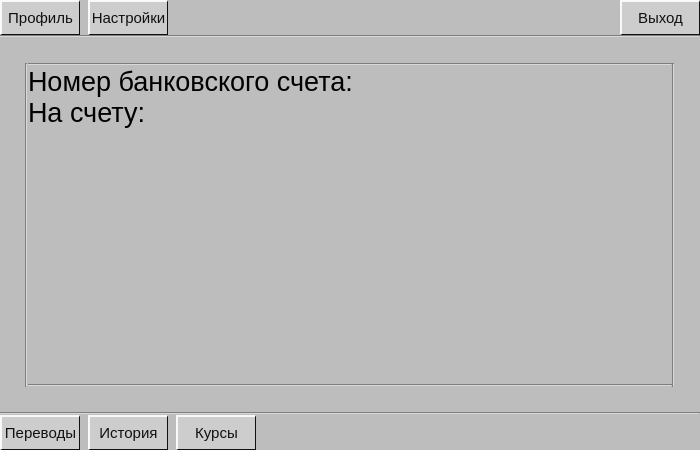
<?xml version="1.0" encoding="UTF-8"?>
<ui version="4.0">
 <class>mainw</class>
 <widget class="QWidget" name="mainw">
  <property name="geometry">
   <rect>
    <x>0</x>
    <y>0</y>
    <width>700</width>
    <height>450</height>
   </rect>
  </property>
  <property name="minimumSize">
   <size>
    <width>700</width>
    <height>450</height>
   </size>
  </property>
  <property name="maximumSize">
   <size>
    <width>700</width>
    <height>450</height>
   </size>
  </property>
  <property name="windowTitle">
   <string>Nameless Bank</string>
  </property>
  <property name="styleSheet">
   <string notr="true">background: #bdbdbd;</string>
  </property>
  <layout class="QVBoxLayout" name="verticalLayout_4">
   <property name="spacing">
    <number>0</number>
   </property>
   <property name="leftMargin">
    <number>0</number>
   </property>
   <property name="topMargin">
    <number>0</number>
   </property>
   <property name="rightMargin">
    <number>0</number>
   </property>
   <property name="bottomMargin">
    <number>0</number>
   </property>
   <item>
    <layout class="QVBoxLayout" name="verticalLayout_3">
     <property name="spacing">
      <number>0</number>
     </property>
     <item>
      <layout class="QHBoxLayout" name="horizontalLayout_2">
       <property name="spacing">
        <number>8</number>
       </property>
       <property name="leftMargin">
        <number>0</number>
       </property>
       <item>
        <widget class="QPushButton" name="btn_to_profile">
         <property name="minimumSize">
          <size>
           <width>80</width>
           <height>35</height>
          </size>
         </property>
         <property name="maximumSize">
          <size>
           <width>80</width>
           <height>35</height>
          </size>
         </property>
         <property name="font">
          <font>
           <pointsize>11</pointsize>
          </font>
         </property>
         <property name="styleSheet">
          <string notr="true">QPushButton {
	background: #cdcdcd;
	border: 2px solid #F9F9F9;
	border-bottom-width: 1px;
	border-right-width: 1px;
	border-bottom-color: #111111;
	border-right-color: #111111;
	color: #111111;
 }
QPushButton:pressed {
	background: #aaaaaa;
	border: 2px solid #111111;
	border-bottom-width: 1px;
	border-right-width: 1px;
	border-bottom-color: #F9F9F9;
	border-right-color: #F9F9F9;
	color: #333333;
 }
QPushButton:hover {
	background: #aaaaaa;
	color: #333333;
 }</string>
         </property>
         <property name="text">
          <string>Профиль</string>
         </property>
        </widget>
       </item>
       <item>
        <widget class="QPushButton" name="btn_to_settings">
         <property name="minimumSize">
          <size>
           <width>80</width>
           <height>35</height>
          </size>
         </property>
         <property name="maximumSize">
          <size>
           <width>80</width>
           <height>35</height>
          </size>
         </property>
         <property name="font">
          <font>
           <pointsize>11</pointsize>
          </font>
         </property>
         <property name="styleSheet">
          <string notr="true">QPushButton {
	background: #cdcdcd;
	border: 2px solid #F9F9F9;
	border-bottom-width: 1px;
	border-right-width: 1px;
	border-bottom-color: #111111;
	border-right-color: #111111;
	color: #111111;
 }
QPushButton:pressed {
	background: #aaaaaa;
	border: 2px solid #111111;
	border-bottom-width: 1px;
	border-right-width: 1px;
	border-bottom-color: #F9F9F9;
	border-right-color: #F9F9F9;
	color: #333333;
 }
QPushButton:hover {
	background: #aaaaaa;
	color: #333333;
 }</string>
         </property>
         <property name="text">
          <string>Настройки</string>
         </property>
        </widget>
       </item>
       <item>
        <spacer name="horizontalSpacer">
         <property name="orientation">
          <enum>Qt::Horizontal</enum>
         </property>
         <property name="sizeHint" stdset="0">
          <size>
           <width>40</width>
           <height>20</height>
          </size>
         </property>
        </spacer>
       </item>
       <item>
        <widget class="QPushButton" name="btn_to_exit">
         <property name="minimumSize">
          <size>
           <width>80</width>
           <height>35</height>
          </size>
         </property>
         <property name="maximumSize">
          <size>
           <width>80</width>
           <height>35</height>
          </size>
         </property>
         <property name="font">
          <font>
           <pointsize>11</pointsize>
          </font>
         </property>
         <property name="styleSheet">
          <string notr="true">QPushButton {
	background: #cdcdcd;
	border: 2px solid #F9F9F9;
	border-bottom-width: 1px;
	border-right-width: 1px;
	border-bottom-color: #111111;
	border-right-color: #111111;
	color: #111111;
 }
QPushButton:pressed {
	background: #aaaaaa;
	border: 2px solid #111111;
	border-bottom-width: 1px;
	border-right-width: 1px;
	border-bottom-color: #F9F9F9;
	border-right-color: #F9F9F9;
	color: #333333;
 }
QPushButton:hover {
	background: #aaaaaa;
	color: #333333;
 }</string>
         </property>
         <property name="text">
          <string>Выход</string>
         </property>
        </widget>
       </item>
      </layout>
     </item>
     <item>
      <widget class="Line" name="line_6">
       <property name="orientation">
        <enum>Qt::Horizontal</enum>
       </property>
      </widget>
     </item>
    </layout>
   </item>
   <item>
    <layout class="QHBoxLayout" name="horizontalLayout_3">
     <property name="spacing">
      <number>0</number>
     </property>
     <property name="leftMargin">
      <number>25</number>
     </property>
     <property name="topMargin">
      <number>25</number>
     </property>
     <property name="rightMargin">
      <number>25</number>
     </property>
     <property name="bottomMargin">
      <number>25</number>
     </property>
     <item>
      <widget class="Line" name="line_3">
       <property name="orientation">
        <enum>Qt::Vertical</enum>
       </property>
      </widget>
     </item>
     <item>
      <layout class="QVBoxLayout" name="verticalLayout">
       <property name="spacing">
        <number>0</number>
       </property>
       <property name="leftMargin">
        <number>0</number>
       </property>
       <property name="topMargin">
        <number>0</number>
       </property>
       <property name="rightMargin">
        <number>0</number>
       </property>
       <property name="bottomMargin">
        <number>0</number>
       </property>
       <item>
        <widget class="Line" name="line">
         <property name="frameShadow">
          <enum>QFrame::Sunken</enum>
         </property>
         <property name="lineWidth">
          <number>1</number>
         </property>
         <property name="orientation">
          <enum>Qt::Horizontal</enum>
         </property>
        </widget>
       </item>
       <item>
        <widget class="QLabel" name="lbl_id">
         <property name="font">
          <font>
           <pointsize>20</pointsize>
           <weight>50</weight>
           <bold>false</bold>
          </font>
         </property>
         <property name="text">
          <string>Номер банковского счета:</string>
         </property>
         <property name="margin">
          <number>6</number>
         </property>
        </widget>
       </item>
       <item>
        <widget class="QLabel" name="lbl_balance">
         <property name="font">
          <font>
           <pointsize>20</pointsize>
           <weight>50</weight>
           <bold>false</bold>
          </font>
         </property>
         <property name="text">
          <string>На счету:</string>
         </property>
         <property name="margin">
          <number>6</number>
         </property>
        </widget>
       </item>
       <item>
        <spacer name="verticalSpacer_2">
         <property name="orientation">
          <enum>Qt::Vertical</enum>
         </property>
         <property name="sizeHint" stdset="0">
          <size>
           <width>20</width>
           <height>265</height>
          </size>
         </property>
        </spacer>
       </item>
       <item>
        <widget class="Line" name="line_2">
         <property name="orientation">
          <enum>Qt::Horizontal</enum>
         </property>
        </widget>
       </item>
      </layout>
     </item>
     <item>
      <widget class="Line" name="line_4">
       <property name="orientation">
        <enum>Qt::Vertical</enum>
       </property>
      </widget>
     </item>
    </layout>
   </item>
   <item>
    <layout class="QVBoxLayout" name="verticalLayout_2">
     <property name="spacing">
      <number>0</number>
     </property>
     <item>
      <widget class="Line" name="line_5">
       <property name="orientation">
        <enum>Qt::Horizontal</enum>
       </property>
      </widget>
     </item>
     <item>
      <layout class="QHBoxLayout" name="horizontalLayout">
       <property name="spacing">
        <number>8</number>
       </property>
       <item>
        <widget class="QPushButton" name="btn_to_transfers">
         <property name="minimumSize">
          <size>
           <width>80</width>
           <height>35</height>
          </size>
         </property>
         <property name="maximumSize">
          <size>
           <width>80</width>
           <height>35</height>
          </size>
         </property>
         <property name="font">
          <font>
           <pointsize>11</pointsize>
          </font>
         </property>
         <property name="styleSheet">
          <string notr="true">QPushButton {
	background: #cdcdcd;
	border: 2px solid #F9F9F9;
	border-bottom-width: 1px;
	border-right-width: 1px;
	border-bottom-color: #111111;
	border-right-color: #111111;
	color: #111111;
 }
QPushButton:pressed {
	background: #aaaaaa;
	border: 2px solid #111111;
	border-bottom-width: 1px;
	border-right-width: 1px;
	border-bottom-color: #F9F9F9;
	border-right-color: #F9F9F9;
	color: #333333;
 }
QPushButton:hover {
	background: #aaaaaa;
	color: #333333;
 }</string>
         </property>
         <property name="text">
          <string>Переводы</string>
         </property>
        </widget>
       </item>
       <item>
        <widget class="QPushButton" name="btn_to_history">
         <property name="minimumSize">
          <size>
           <width>80</width>
           <height>35</height>
          </size>
         </property>
         <property name="maximumSize">
          <size>
           <width>80</width>
           <height>35</height>
          </size>
         </property>
         <property name="font">
          <font>
           <pointsize>11</pointsize>
          </font>
         </property>
         <property name="styleSheet">
          <string notr="true">QPushButton {
	background: #cdcdcd;
	border: 2px solid #F9F9F9;
	border-bottom-width: 1px;
	border-right-width: 1px;
	border-bottom-color: #111111;
	border-right-color: #111111;
	color: #111111;
 }
QPushButton:pressed {
	background: #aaaaaa;
	border: 2px solid #111111;
	border-bottom-width: 1px;
	border-right-width: 1px;
	border-bottom-color: #F9F9F9;
	border-right-color: #F9F9F9;
	color: #333333;
 }
QPushButton:hover {
	background: #aaaaaa;
	color: #333333;
 }</string>
         </property>
         <property name="text">
          <string>История</string>
         </property>
        </widget>
       </item>
       <item>
        <widget class="QPushButton" name="btn_to_exchange_rates">
         <property name="minimumSize">
          <size>
           <width>80</width>
           <height>35</height>
          </size>
         </property>
         <property name="maximumSize">
          <size>
           <width>80</width>
           <height>35</height>
          </size>
         </property>
         <property name="font">
          <font>
           <pointsize>11</pointsize>
          </font>
         </property>
         <property name="styleSheet">
          <string notr="true">QPushButton {
	background: #cdcdcd;
	border: 2px solid #F9F9F9;
	border-bottom-width: 1px;
	border-right-width: 1px;
	border-bottom-color: #111111;
	border-right-color: #111111;
	color: #111111;
 }
QPushButton:pressed {
	background: #aaaaaa;
	border: 2px solid #111111;
	border-bottom-width: 1px;
	border-right-width: 1px;
	border-bottom-color: #F9F9F9;
	border-right-color: #F9F9F9;
	color: #333333;
 }
QPushButton:hover {
	background: #aaaaaa;
	color: #333333;
 }</string>
         </property>
         <property name="text">
          <string>Курсы</string>
         </property>
        </widget>
       </item>
       <item>
        <spacer name="horizontalSpacer_3">
         <property name="orientation">
          <enum>Qt::Horizontal</enum>
         </property>
         <property name="sizeHint" stdset="0">
          <size>
           <width>40</width>
           <height>20</height>
          </size>
         </property>
        </spacer>
       </item>
      </layout>
     </item>
    </layout>
   </item>
  </layout>
 </widget>
 <resources/>
 <connections/>
</ui>
